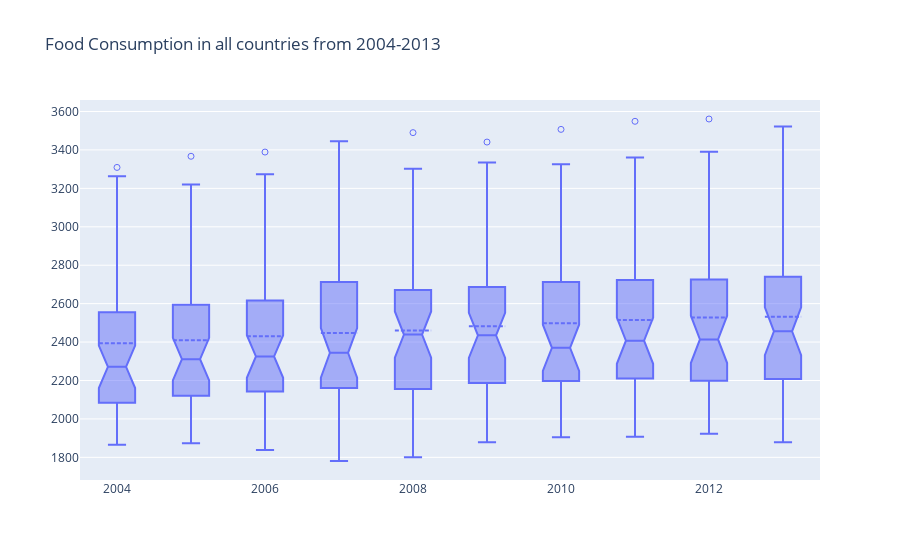

Notebook cell for this chart:
### Markdown cell above
WITH THE AID OF A BOXPLOT SHOWING THE AVERAGE FOOD CONSUMED PER YEAR, WE CAN SELECT A YEAR WITHOUT OUTLIERS, SINCE WE KNOW THAT OUTLIERS DONT HELP MUCH IN ANALYSIS AS THEY GENERALLY DO NOT FOLLOW THE PATTERN.

### Code cell
trc = go.Box(
        y = supply.Value,
        x = supply.Year,
        boxpoints = 'suspectedoutliers',
        boxmean = True,
        notched=True,
)
data = [trc]
fig = go.Figure(data)
fig.update_layout(title="Food Consumption in all countries from 2004-2013")
iplot(fig)

### Figure 1 — Plotly figure (JSON) as saved in the notebook; plotly's stock layout.template omitted (floating-point values rounded to 4 significant figures; data arrays with more than 128 entries replaced by an {"elided": "..."} marker saying what was removed)
{"data": [{"boxmean": true, "boxpoints": "suspectedoutliers", "notched": true, "type": "box", "x": {"elided": "450 int values"}, "y": {"elided": "450 int values"}}], "layout": {"title": {"text": "Food Consumption in all countries from 2004-2013"}}}
